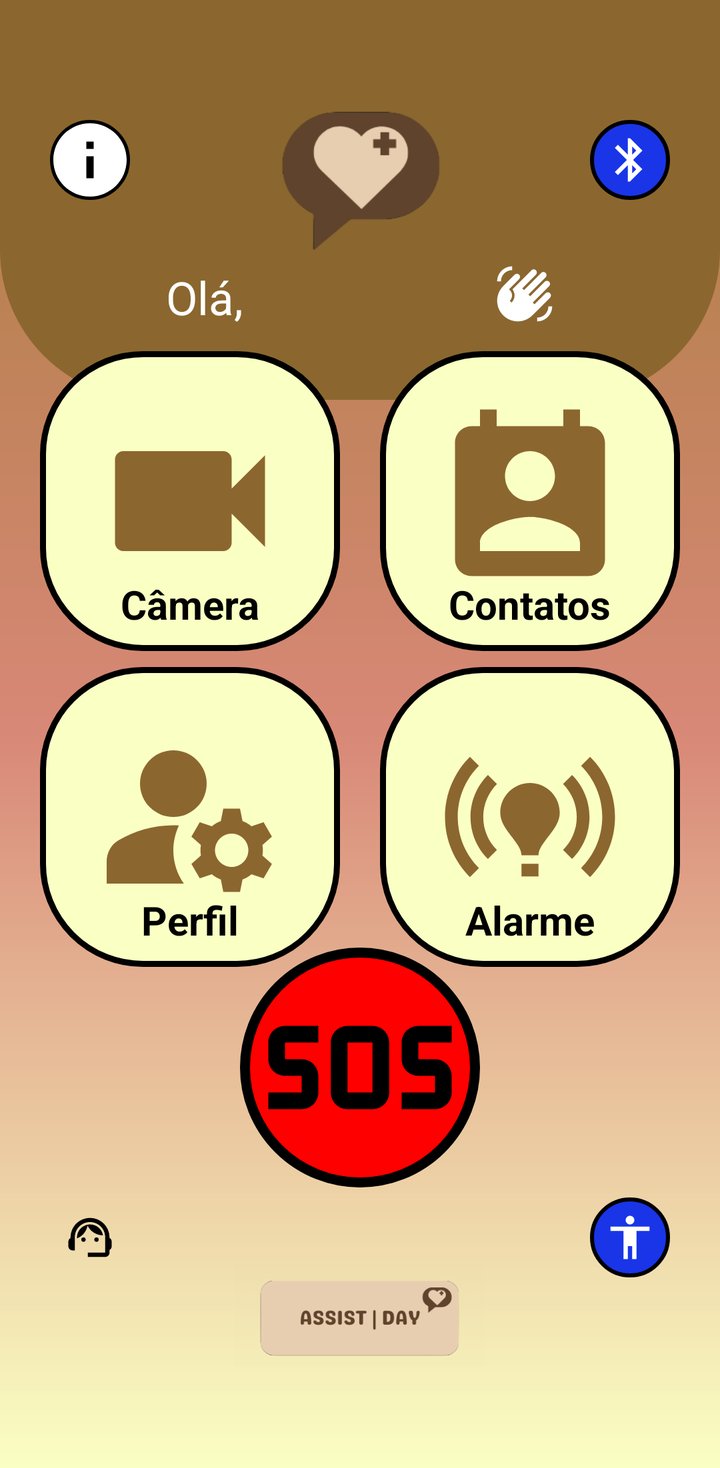
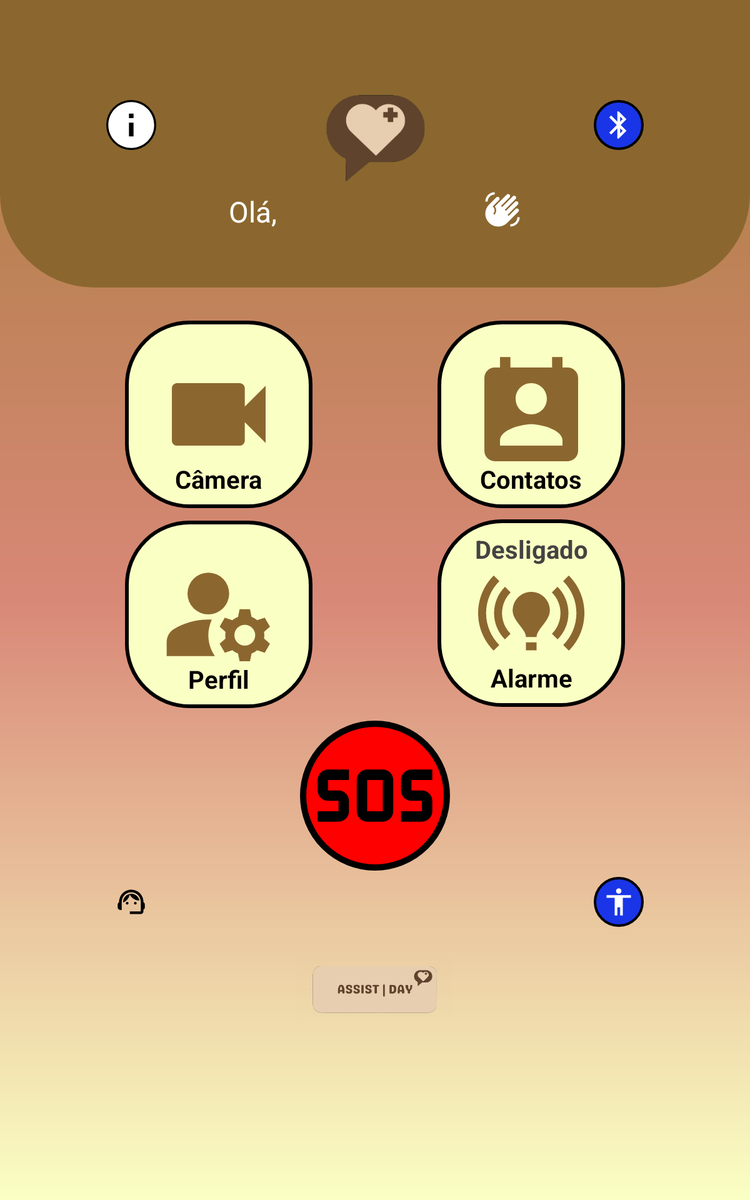

First picture: res/layout/ on a phone held upright. Second picture: the repository's own variant of that layout, on a device whose configuration matches the variant's folder. Source for both follows.
<!-- AndroidManifest.xml: application theme Theme.AssistDay -->
<!-- res/layout/activity_tela_principal.xml -->
<?xml version="1.0" encoding="utf-8"?>
<androidx.core.widget.NestedScrollView xmlns:app="http://schemas.android.com/apk/res-auto"
    xmlns:tools="http://schemas.android.com/tools"
    android:layout_width="match_parent"
    android:layout_height="match_parent"
    android:fillViewport="true"
    xmlns:android="http://schemas.android.com/apk/res/android">

<androidx.constraintlayout.widget.ConstraintLayout
    android:layout_width="match_parent"
    android:layout_height="match_parent"
    android:background="@drawable/background"
    tools:context=".TelaPrincipal">

    <View
        android:id="@+id/top_view"
        android:layout_width="match_parent"
        android:layout_height="200dp"
        android:background="@drawable/bg_view"
        tools:ignore="MissingConstraints"/>

    <ImageView
        android:id="@+id/imageTitle"
        android:layout_width="120dp"
        android:layout_height="120dp"
        android:layout_marginTop="30dp"
        android:src="@drawable/symbol"
        app:layout_constraintStart_toStartOf="parent"
        app:layout_constraintEnd_toEndOf="parent"
        app:layout_constraintTop_toTopOf="parent"/>

    <ImageButton
        android:id="@+id/bt_help"
        android:layout_width="40dp"
        android:layout_height="40dp"
        android:background="@drawable/container_support"
        android:layout_marginTop="5dp"
        android:src="@drawable/ic_support"
        app:layout_constraintStart_toStartOf="@id/bt_information"
        app:layout_constraintEnd_toEndOf="@id/bt_information"
        app:layout_constraintTop_toBottomOf="@+id/ButtonEmergency"/>

    <ImageButton
        android:id="@+id/bt_bluetooth"
        android:layout_width="40dp"
        android:layout_height="40dp"
        android:background="@drawable/container_accessibility"
        android:layout_marginTop="30dp"
        android:layout_marginLeft="30dp"
        android:src="@drawable/ic_bluetooth"
        android:onClick="onImageButtonClick"
        app:layout_constraintStart_toEndOf="@+id/imageTitle"
        app:layout_constraintEnd_toEndOf="parent"
        app:layout_constraintTop_toTopOf="@+id/imageTitle"/>

    <ImageButton
        android:id="@+id/bt_accessibility"
        android:layout_width="40dp"
        android:layout_height="40dp"
        android:background="@drawable/container_accessibility"
        android:layout_marginTop="5dp"
        android:src="@drawable/ic_accessibility"
        app:layout_constraintStart_toStartOf="@+id/bt_bluetooth"
        app:layout_constraintEnd_toEndOf="@+id/bt_bluetooth"
        app:layout_constraintTop_toBottomOf="@+id/ButtonEmergency"/>

    <ImageButton
        android:id="@+id/bt_information"
        android:layout_width="40dp"
        android:layout_height="40dp"
        android:background="@drawable/container_information"
        android:layout_marginTop="30dp"
        android:layout_marginRight="30dp"
        android:src="@drawable/ic_information"
        app:layout_constraintEnd_toStartOf="@+id/imageTitle"
        app:layout_constraintStart_toStartOf="parent"
        app:layout_constraintTop_toTopOf="@+id/imageTitle"/>

    <TextView
        android:id="@+id/TextWelcome"
        android:layout_width="wrap_content"
        android:layout_height="wrap_content"
        android:layout_marginTop="-17dp"
        android:text="Olá,"
        android:textColor="@color/white"
        android:textSize="23dp"
        app:layout_constraintStart_toStartOf="@id/ButtonCam"
        app:layout_constraintEnd_toStartOf="@id/TextTitle"
        app:layout_constraintTop_toBottomOf="@id/imageTitle"/>

    <TextView
        android:id="@+id/TextTitle"
        android:layout_width="wrap_content"
        android:layout_height="wrap_content"
        android:layout_marginTop="-22dp"
        android:text=""
        android:textColor="@color/white"
        android:textSize="28dp"
        android:textStyle="bold"
        app:layout_constraintStart_toEndOf="@id/TextWelcome"
        app:layout_constraintEnd_toStartOf="@id/ic_Title"
        app:layout_constraintTop_toBottomOf="@id/imageTitle"/>

    <TextView
        android:id="@+id/ic_Title"
        android:layout_width="wrap_content"
        android:layout_height="wrap_content"
        android:layout_marginTop="-22dp"
        android:text=""
        android:textColor="@color/white"
        android:textSize="28dp"
        android:textStyle="bold"
        android:drawableEnd="@drawable/ic_welcome"
        app:layout_constraintStart_toEndOf="@id/TextTitle"
        app:layout_constraintEnd_toEndOf="@id/ButtonContato"
        app:layout_constraintTop_toBottomOf="@id/imageTitle"/>

    <ImageButton
        android:id="@+id/ButtonCam"
        android:layout_width="150dp"
        android:layout_height="150dp"
        android:layout_marginTop="10dp"
        android:background="@drawable/container_function"
        android:src="@drawable/ic_cam"
        app:layout_constraintStart_toStartOf="parent"
        app:layout_constraintEnd_toStartOf="@id/ButtonContato"
        app:layout_constraintTop_toBottomOf="@id/TextTitle"/>

    <TextView
        android:id="@+id/TextCam"
        android:layout_width="wrap_content"
        android:layout_height="wrap_content"
        android:text="Câmera"
        android:textColor="@color/black"
        android:textSize="20dp"
        android:textStyle="bold"
        android:layout_marginBottom="10dp"
        app:layout_constraintBottom_toBottomOf="@id/ButtonCam"
        app:layout_constraintStart_toStartOf="@id/ButtonCam"
        app:layout_constraintEnd_toEndOf="@id/ButtonCam"/>

    <ImageButton
        android:id="@+id/ButtonContato"
        android:layout_width="150dp"
        android:layout_height="150dp"
        android:background="@drawable/container_function"
        android:src="@drawable/ic_contact"
        app:layout_constraintStart_toEndOf="@id/ButtonCam"
        app:layout_constraintEnd_toEndOf="parent"
        app:layout_constraintTop_toTopOf="@id/ButtonCam"
        app:layout_constraintBottom_toBottomOf="@id/ButtonCam"/>

    <TextView
        android:id="@+id/TextContato"
        android:layout_width="wrap_content"
        android:layout_height="wrap_content"
        android:text="Contatos"
        android:textColor="@color/black"
        android:textSize="20dp"
        android:textStyle="bold"
        android:layout_marginBottom="10dp"
        app:layout_constraintBottom_toBottomOf="@id/ButtonContato"
        app:layout_constraintStart_toStartOf="@id/ButtonContato"
        app:layout_constraintEnd_toEndOf="@id/ButtonContato"/>

    <ImageButton
        android:id="@+id/ButtonPerfil"
        android:layout_width="150dp"
        android:layout_height="150dp"
        android:layout_marginTop="8dp"
        android:background="@drawable/container_function"
        android:src="@drawable/ic_settings"
        app:layout_constraintStart_toStartOf="parent"
        app:layout_constraintEnd_toStartOf="@id/ButtonAlarm"
        app:layout_constraintTop_toBottomOf="@id/ButtonCam"/>

    <TextView
        android:id="@+id/TextPerfil"
        android:layout_width="wrap_content"
        android:layout_height="wrap_content"
        android:text="Perfil"
        android:textColor="@color/black"
        android:textSize="20dp"
        android:textStyle="bold"
        android:layout_marginBottom="10dp"
        app:layout_constraintBottom_toBottomOf="@id/ButtonPerfil"
        app:layout_constraintStart_toStartOf="@id/ButtonPerfil"
        app:layout_constraintEnd_toEndOf="@id/ButtonPerfil"/>

    <ImageButton
        android:id="@+id/ButtonAlarm"
        android:layout_width="150dp"
        android:layout_height="150dp"
        android:layout_marginTop="8dp"
        android:background="@drawable/container_function"
        android:src="@drawable/ic_alarm_on"
        app:layout_constraintStart_toEndOf="@id/ButtonPerfil"
        app:layout_constraintEnd_toEndOf="parent"
        app:layout_constraintBottom_toBottomOf="@id/ButtonPerfil"
        app:layout_constraintTop_toBottomOf="@id/ButtonContato"/>

    <TextView
        android:id="@+id/TextAlarm"
        android:layout_width="wrap_content"
        android:layout_height="wrap_content"
        android:text="Alarme"
        android:textColor="@color/black"
        android:textSize="20dp"
        android:textStyle="bold"
        android:layout_marginBottom="10dp"
        app:layout_constraintBottom_toBottomOf="@id/ButtonAlarm"
        app:layout_constraintStart_toStartOf="@id/ButtonAlarm"
        app:layout_constraintEnd_toEndOf="@id/ButtonAlarm"/>

    <ImageButton
        android:id="@+id/ButtonEmergency"
        android:layout_width="120dp"
        android:layout_height="120dp"
        android:layout_marginTop="-10dp"
        android:background="@drawable/container_emergency"
        android:src="@drawable/ic_sos"
        app:layout_constraintStart_toStartOf="@id/ButtonPerfil"
        app:layout_constraintEnd_toEndOf="@id/ButtonAlarm"
        app:layout_constraintTop_toBottomOf="@id/ButtonPerfil"/>

    <ImageView
        android:layout_width="150dp"
        android:layout_height="150dp"
        android:layout_marginTop="-10dp"
        android:src="@drawable/logotipo"
        app:layout_constraintStart_toStartOf="parent"
        app:layout_constraintEnd_toEndOf="parent"
        app:layout_constraintTop_toBottomOf="@id/ButtonEmergency"/>

</androidx.constraintlayout.widget.ConstraintLayout>
</androidx.core.widget.NestedScrollView>
<!-- resources referenced by this layout -->
<resources>
  <color name="black">#FF000000</color>
  <color name="white">#FFFFFFFF</color>
  <!-- drawable background (drawable) -->
  <?xml version="1.0" encoding="utf-8"?>
  <shape xmlns:android="http://schemas.android.com/apk/res/android">
  
      <gradient
          android:startColor="@color/cream"
          android:centerColor="@color/beige"
          android:endColor="@color/salmon"
          android:angle="90"
          />
  
  </shape>
  <!-- drawable bg_view (drawable) -->
  <?xml version="1.0" encoding="utf-8"?>
  <shape xmlns:android="http://schemas.android.com/apk/res/android">
  
      <solid android:color="@color/dark_salmon"/>
      <corners android:bottomRightRadius="75dp"
          android:bottomLeftRadius="75dp"/>
  
  </shape>
  <!-- drawable container_accessibility (drawable) -->
  <?xml version="1.0" encoding="utf-8"?>
  <shape xmlns:android="http://schemas.android.com/apk/res/android">
  
      <solid android:color="@color/blue"/>
      <corners android:radius="50dp"/>
      <stroke android:color="@color/black" android:width="2dp"/>
  
  </shape>
  <!-- drawable container_emergency (drawable) -->
  <?xml version="1.0" encoding="utf-8"?>
  <shape xmlns:android="http://schemas.android.com/apk/res/android">
  
      <solid android:color="@color/red"/>
      <corners android:radius="100dp"/>
      <stroke android:color="@color/black" android:width="5dp"/>
  
  </shape>
  <!-- drawable container_function (drawable) -->
  <?xml version="1.0" encoding="utf-8"?>
  <shape xmlns:android="http://schemas.android.com/apk/res/android">
  
      <solid android:color="@color/cream"/>
      <corners android:radius="50dp"/>
      <stroke android:color="@color/black" android:width="3dp"/>
  
  </shape>
  <!-- drawable container_information (drawable) -->
  <?xml version="1.0" encoding="utf-8"?>
  <shape xmlns:android="http://schemas.android.com/apk/res/android">
  
      <solid android:color="@color/black"/>
      <corners android:radius="50dp"/>
      <stroke android:color="@color/black" android:width="2dp"/>
  
  </shape>
  <!-- drawable ic_accessibility (drawable) -->
  <vector android:height="26dp" android:tint="#FFFFFF"
      android:viewportHeight="24" android:viewportWidth="24"
      android:width="26dp" xmlns:android="http://schemas.android.com/apk/res/android">
      <path android:fillColor="@android:color/white" android:pathData="M12,2c1.1,0 2,0.9 2,2s-0.9,2 -2,2 -2,-0.9 -2,-2 0.9,-2 2,-2zM21,9h-6v13h-2v-6h-2v6L9,22L9,9L3,9L3,7h18v2z"/>
  </vector>
  <!-- drawable ic_cam (drawable) -->
  <vector android:height="100dp" android:tint="#8B672F"
      android:viewportHeight="24" android:viewportWidth="24"
      android:width="100dp" xmlns:android="http://schemas.android.com/apk/res/android">
      <path android:fillColor="@android:color/white" android:pathData="M17,10.5V7c0,-0.55 -0.45,-1 -1,-1H4c-0.55,0 -1,0.45 -1,1v10c0,0.55 0.45,1 1,1h12c0.55,0 1,-0.45 1,-1v-3.5l4,4v-11l-4,4z"/>
  </vector>
  <!-- drawable ic_information (drawable) -->
  <vector android:height="44dp" android:tint="#FFFFFF"
      android:viewportHeight="24" android:viewportWidth="24"
      android:width="44dp" xmlns:android="http://schemas.android.com/apk/res/android">
      <path android:fillColor="@android:color/white" android:pathData="M12,2C6.48,2 2,6.48 2,12s4.48,10 10,10 10,-4.48 10,-10S17.52,2 12,2zM13,17h-2v-6h2v6zM13,9h-2L11,7h2v2z"/>
  </vector>
  <style name="Theme.AssistDay" parent="Base.Theme.AssistDay" />
  <color name="cream">#FAFFC3</color>
  <color name="beige">#D88877</color>
  <color name="salmon">#A87E3D</color>
  <color name="dark_salmon">#8B672F</color>
  <color name="blue">#1935E7</color>
  <color name="red">#FF0000</color>
  <style name="Base.Theme.AssistDay" parent="Theme.Material3.DayNight.NoActionBar">
          
          
      </style>
</resources>
<!-- res/layout-large/activity_tela_principal.xml (the repository's variant of the layout above) -->
<!-- drawn on a 7-inch tablet held upright -->
<?xml version="1.0" encoding="utf-8"?>
<androidx.core.widget.NestedScrollView xmlns:app="http://schemas.android.com/apk/res-auto"
    xmlns:tools="http://schemas.android.com/tools"
    android:layout_width="match_parent"
    android:layout_height="match_parent"
    android:fillViewport="true"
    xmlns:android="http://schemas.android.com/apk/res/android">

<androidx.constraintlayout.widget.ConstraintLayout
    android:layout_width="match_parent"
    android:layout_height="match_parent"
    android:background="@drawable/background"
    tools:context=".TelaPrincipal">

    <View
        android:id="@+id/top_view"
        android:layout_width="match_parent"
        android:layout_height="230dp"
        android:background="@drawable/bg_view"
        tools:ignore="MissingConstraints"/>

    <ImageView
        android:id="@+id/imageTitle"
        android:layout_width="120dp"
        android:layout_height="120dp"
        android:layout_marginTop="50dp"
        android:src="@drawable/symbol"
        app:layout_constraintStart_toStartOf="parent"
        app:layout_constraintEnd_toEndOf="parent"
        app:layout_constraintTop_toTopOf="parent"/>

    <ImageButton
        android:id="@+id/bt_help"
        android:layout_width="40dp"
        android:layout_height="40dp"
        android:background="@drawable/container_support"
        android:layout_marginTop="5dp"
        android:src="@drawable/ic_support"
        app:layout_constraintStart_toStartOf="@id/bt_information"
        app:layout_constraintEnd_toEndOf="@id/bt_information"
        app:layout_constraintTop_toBottomOf="@+id/ButtonEmergency"/>

    <ImageButton
        android:id="@+id/bt_bluetooth"
        android:layout_width="40dp"
        android:layout_height="40dp"
        android:background="@drawable/container_accessibility"
        android:layout_marginTop="30dp"
        android:layout_marginLeft="30dp"
        android:src="@drawable/ic_bluetooth"
        app:layout_constraintStart_toEndOf="@+id/imageTitle"
        app:layout_constraintEnd_toEndOf="parent"
        app:layout_constraintTop_toTopOf="@+id/imageTitle"/>

    <ImageButton
        android:id="@+id/bt_accessibility"
        android:layout_width="40dp"
        android:layout_height="40dp"
        android:background="@drawable/container_accessibility"
        android:layout_marginTop="5dp"
        android:src="@drawable/ic_accessibility"
        app:layout_constraintStart_toStartOf="@+id/bt_bluetooth"
        app:layout_constraintEnd_toEndOf="@+id/bt_bluetooth"
        app:layout_constraintTop_toBottomOf="@+id/ButtonEmergency"/>

    <ImageButton
        android:id="@+id/bt_information"
        android:layout_width="40dp"
        android:layout_height="40dp"
        android:background="@drawable/container_information"
        android:layout_marginTop="30dp"
        android:layout_marginRight="30dp"
        android:src="@drawable/ic_information"
        app:layout_constraintEnd_toStartOf="@+id/imageTitle"
        app:layout_constraintStart_toStartOf="parent"
        app:layout_constraintTop_toTopOf="@+id/imageTitle"/>

    <TextView
        android:id="@+id/TextWelcome"
        android:layout_width="wrap_content"
        android:layout_height="wrap_content"
        android:layout_marginTop="-17dp"
        android:text="Olá,"
        android:textColor="@color/white"
        android:textSize="23dp"
        app:layout_constraintStart_toStartOf="@id/ButtonCam"
        app:layout_constraintEnd_toStartOf="@id/TextTitle"
        app:layout_constraintTop_toBottomOf="@id/imageTitle"/>

    <TextView
        android:id="@+id/TextTitle"
        android:layout_width="wrap_content"
        android:layout_height="wrap_content"
        android:layout_marginTop="-22dp"
        android:text=""
        android:textColor="@color/white"
        android:textSize="28dp"
        android:textStyle="bold"
        app:layout_constraintStart_toEndOf="@id/TextWelcome"
        app:layout_constraintEnd_toStartOf="@id/ic_Title"
        app:layout_constraintTop_toBottomOf="@id/imageTitle"/>

    <TextView
        android:id="@+id/ic_Title"
        android:layout_width="wrap_content"
        android:layout_height="wrap_content"
        android:layout_marginTop="-22dp"
        android:text=""
        android:textColor="@color/white"
        android:textSize="28dp"
        android:textStyle="bold"
        android:drawableEnd="@drawable/ic_welcome"
        app:layout_constraintStart_toEndOf="@id/TextTitle"
        app:layout_constraintEnd_toEndOf="@id/ButtonContato"
        app:layout_constraintTop_toBottomOf="@id/imageTitle"/>

    <ImageButton
        android:id="@+id/ButtonCam"
        android:layout_width="150dp"
        android:layout_height="150dp"
        android:layout_marginTop="70dp"
        android:background="@drawable/container_function"
        android:src="@drawable/ic_cam"
        app:layout_constraintStart_toStartOf="parent"
        app:layout_constraintEnd_toStartOf="@id/ButtonContato"
        app:layout_constraintTop_toBottomOf="@id/TextTitle"/>

    <TextView
        android:id="@+id/TextCam"
        android:layout_width="wrap_content"
        android:layout_height="wrap_content"
        android:text="Câmera"
        android:textColor="@color/black"
        android:textSize="20dp"
        android:textStyle="bold"
        android:layout_marginBottom="10dp"
        app:layout_constraintBottom_toBottomOf="@id/ButtonCam"
        app:layout_constraintStart_toStartOf="@id/ButtonCam"
        app:layout_constraintEnd_toEndOf="@id/ButtonCam"/>

    <ImageButton
        android:id="@+id/ButtonContato"
        android:layout_width="150dp"
        android:layout_height="150dp"
        android:background="@drawable/container_function"
        android:src="@drawable/ic_contact"
        app:layout_constraintStart_toEndOf="@id/ButtonCam"
        app:layout_constraintEnd_toEndOf="parent"
        app:layout_constraintTop_toTopOf="@id/ButtonCam"
        app:layout_constraintBottom_toBottomOf="@id/ButtonCam"/>

    <TextView
        android:id="@+id/TextContato"
        android:layout_width="wrap_content"
        android:layout_height="wrap_content"
        android:text="Contatos"
        android:textColor="@color/black"
        android:textSize="20dp"
        android:textStyle="bold"
        android:layout_marginBottom="10dp"
        app:layout_constraintBottom_toBottomOf="@id/ButtonContato"
        app:layout_constraintStart_toStartOf="@id/ButtonContato"
        app:layout_constraintEnd_toEndOf="@id/ButtonContato"/>

    <ImageButton
        android:id="@+id/ButtonPerfil"
        android:layout_width="150dp"
        android:layout_height="150dp"
        android:layout_marginTop="10dp"
        android:background="@drawable/container_function"
        android:src="@drawable/ic_settings"
        app:layout_constraintStart_toStartOf="parent"
        app:layout_constraintEnd_toStartOf="@id/ButtonAlarm"
        app:layout_constraintTop_toBottomOf="@id/ButtonCam"/>

    <TextView
        android:id="@+id/TextPerfil"
        android:layout_width="wrap_content"
        android:layout_height="wrap_content"
        android:text="Perfil"
        android:textColor="@color/black"
        android:textSize="20dp"
        android:textStyle="bold"
        android:layout_marginBottom="10dp"
        app:layout_constraintBottom_toBottomOf="@id/ButtonPerfil"
        app:layout_constraintStart_toStartOf="@id/ButtonPerfil"
        app:layout_constraintEnd_toEndOf="@id/ButtonPerfil"/>

    <ImageButton
        android:id="@+id/ButtonAlarm"
        android:layout_width="150dp"
        android:layout_height="150dp"
        android:layout_marginTop="8dp"
        android:background="@drawable/container_function"
        android:src="@drawable/ic_alarm_on"
        app:layout_constraintStart_toEndOf="@id/ButtonPerfil"
        app:layout_constraintEnd_toEndOf="parent"
        app:layout_constraintBottom_toBottomOf="@id/ButtonPerfil"
        app:layout_constraintTop_toBottomOf="@id/ButtonContato"/>

    <TextView
        android:id="@+id/TextAlarm"
        android:layout_width="wrap_content"
        android:layout_height="wrap_content"
        android:text="Alarme"
        android:textColor="@color/black"
        android:textSize="20dp"
        android:textStyle="bold"
        android:layout_marginBottom="10dp"
        app:layout_constraintBottom_toBottomOf="@id/ButtonAlarm"
        app:layout_constraintStart_toStartOf="@id/ButtonAlarm"
        app:layout_constraintEnd_toEndOf="@id/ButtonAlarm"/>

    <TextView
        android:id="@+id/StateAlarm"
        android:layout_width="wrap_content"
        android:layout_height="wrap_content"
        android:text="Desligado"
        android:textColor="@color/dark_gray"
        android:textSize="20dp"
        android:textStyle="bold"
        android:layout_marginTop="10dp"
        app:layout_constraintTop_toTopOf="@id/ButtonAlarm"
        app:layout_constraintStart_toStartOf="@id/ButtonAlarm"
        app:layout_constraintEnd_toEndOf="@id/ButtonAlarm"/>

    <ImageButton
        android:id="@+id/ButtonEmergency"
        android:layout_width="120dp"
        android:layout_height="120dp"
        android:layout_marginTop="10dp"
        android:background="@drawable/container_emergency"
        android:src="@drawable/ic_sos"
        app:layout_constraintStart_toStartOf="@id/ButtonPerfil"
        app:layout_constraintEnd_toEndOf="@id/ButtonAlarm"
        app:layout_constraintTop_toBottomOf="@id/ButtonPerfil"/>

    <ImageView
        android:layout_width="150dp"
        android:layout_height="150dp"
        android:layout_marginTop="20dp"
        android:src="@drawable/logotipo"
        app:layout_constraintStart_toStartOf="parent"
        app:layout_constraintEnd_toEndOf="parent"
        app:layout_constraintTop_toBottomOf="@id/ButtonEmergency"/>

</androidx.constraintlayout.widget.ConstraintLayout>
</androidx.core.widget.NestedScrollView>
<!-- resources referenced by the variant -->
<!-- as a 7-inch tablet held upright resolves them -->
<resources>
  <color name="black">#FF000000</color>
  <color name="dark_gray">#434343</color>
  <color name="white">#FFFFFFFF</color>
  <!-- drawable background (drawable) -->
  <?xml version="1.0" encoding="utf-8"?>
  <shape xmlns:android="http://schemas.android.com/apk/res/android">
  
      <gradient
          android:startColor="@color/cream"
          android:centerColor="@color/beige"
          android:endColor="@color/salmon"
          android:angle="90"
          />
  
  </shape>
  <!-- drawable bg_view (drawable) -->
  <?xml version="1.0" encoding="utf-8"?>
  <shape xmlns:android="http://schemas.android.com/apk/res/android">
  
      <solid android:color="@color/dark_salmon"/>
      <corners android:bottomRightRadius="75dp"
          android:bottomLeftRadius="75dp"/>
  
  </shape>
  <!-- drawable container_accessibility (drawable) -->
  <?xml version="1.0" encoding="utf-8"?>
  <shape xmlns:android="http://schemas.android.com/apk/res/android">
  
      <solid android:color="@color/blue"/>
      <corners android:radius="50dp"/>
      <stroke android:color="@color/black" android:width="2dp"/>
  
  </shape>
  <!-- drawable container_emergency (drawable) -->
  <?xml version="1.0" encoding="utf-8"?>
  <shape xmlns:android="http://schemas.android.com/apk/res/android">
  
      <solid android:color="@color/red"/>
      <corners android:radius="100dp"/>
      <stroke android:color="@color/black" android:width="5dp"/>
  
  </shape>
  <!-- drawable container_function (drawable) -->
  <?xml version="1.0" encoding="utf-8"?>
  <shape xmlns:android="http://schemas.android.com/apk/res/android">
  
      <solid android:color="@color/cream"/>
      <corners android:radius="50dp"/>
      <stroke android:color="@color/black" android:width="3dp"/>
  
  </shape>
  <!-- drawable container_information (drawable) -->
  <?xml version="1.0" encoding="utf-8"?>
  <shape xmlns:android="http://schemas.android.com/apk/res/android">
  
      <solid android:color="@color/black"/>
      <corners android:radius="50dp"/>
      <stroke android:color="@color/black" android:width="2dp"/>
  
  </shape>
  <!-- drawable ic_accessibility (drawable) -->
  <vector android:height="26dp" android:tint="#FFFFFF"
      android:viewportHeight="24" android:viewportWidth="24"
      android:width="26dp" xmlns:android="http://schemas.android.com/apk/res/android">
      <path android:fillColor="@android:color/white" android:pathData="M12,2c1.1,0 2,0.9 2,2s-0.9,2 -2,2 -2,-0.9 -2,-2 0.9,-2 2,-2zM21,9h-6v13h-2v-6h-2v6L9,22L9,9L3,9L3,7h18v2z"/>
  </vector>
  <!-- drawable ic_cam (drawable) -->
  <vector android:height="100dp" android:tint="#8B672F"
      android:viewportHeight="24" android:viewportWidth="24"
      android:width="100dp" xmlns:android="http://schemas.android.com/apk/res/android">
      <path android:fillColor="@android:color/white" android:pathData="M17,10.5V7c0,-0.55 -0.45,-1 -1,-1H4c-0.55,0 -1,0.45 -1,1v10c0,0.55 0.45,1 1,1h12c0.55,0 1,-0.45 1,-1v-3.5l4,4v-11l-4,4z"/>
  </vector>
  <!-- drawable ic_information (drawable) -->
  <vector android:height="44dp" android:tint="#FFFFFF"
      android:viewportHeight="24" android:viewportWidth="24"
      android:width="44dp" xmlns:android="http://schemas.android.com/apk/res/android">
      <path android:fillColor="@android:color/white" android:pathData="M12,2C6.48,2 2,6.48 2,12s4.48,10 10,10 10,-4.48 10,-10S17.52,2 12,2zM13,17h-2v-6h2v6zM13,9h-2L11,7h2v2z"/>
  </vector>
  <style name="Theme.AssistDay" parent="Base.Theme.AssistDay" />
  <color name="cream">#FAFFC3</color>
  <color name="beige">#D88877</color>
  <color name="salmon">#A87E3D</color>
  <color name="dark_salmon">#8B672F</color>
  <color name="blue">#1935E7</color>
  <color name="red">#FF0000</color>
  <style name="Base.Theme.AssistDay" parent="Theme.Material3.DayNight.NoActionBar">
          
          
      </style>
</resources>
